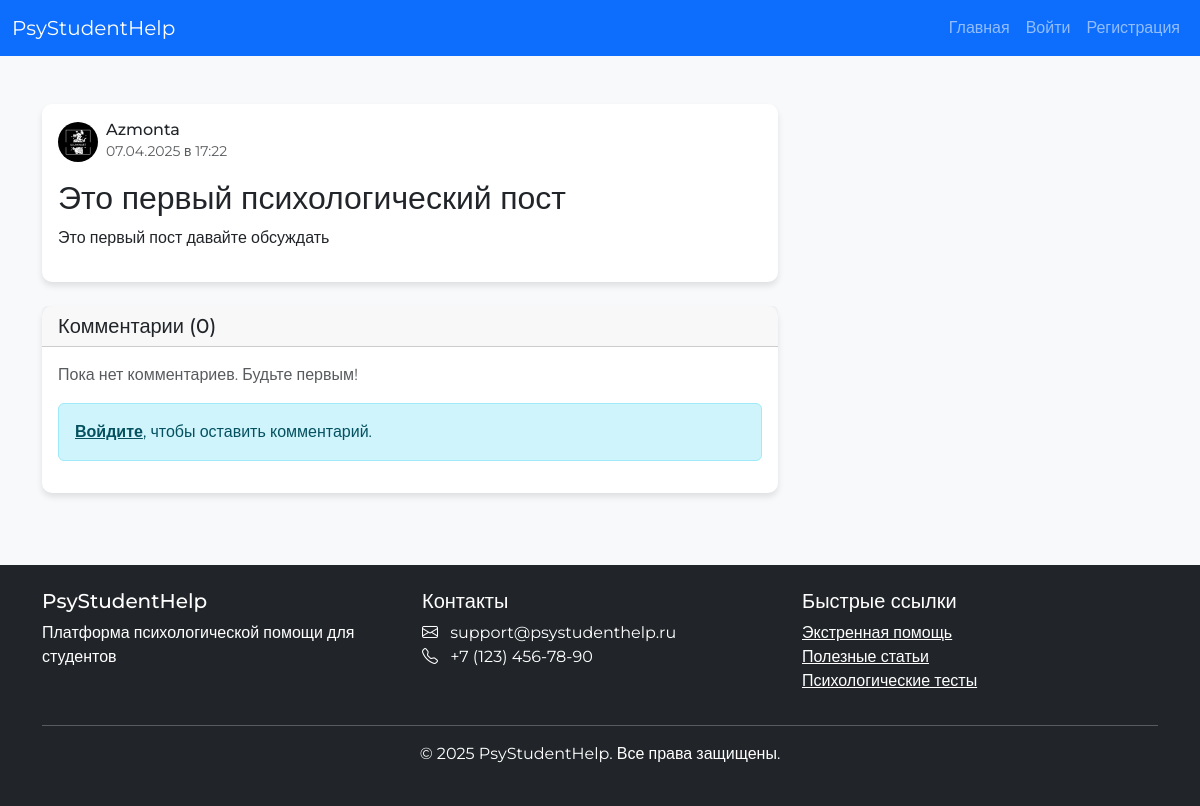
Before: /posts/1 with the older database file.
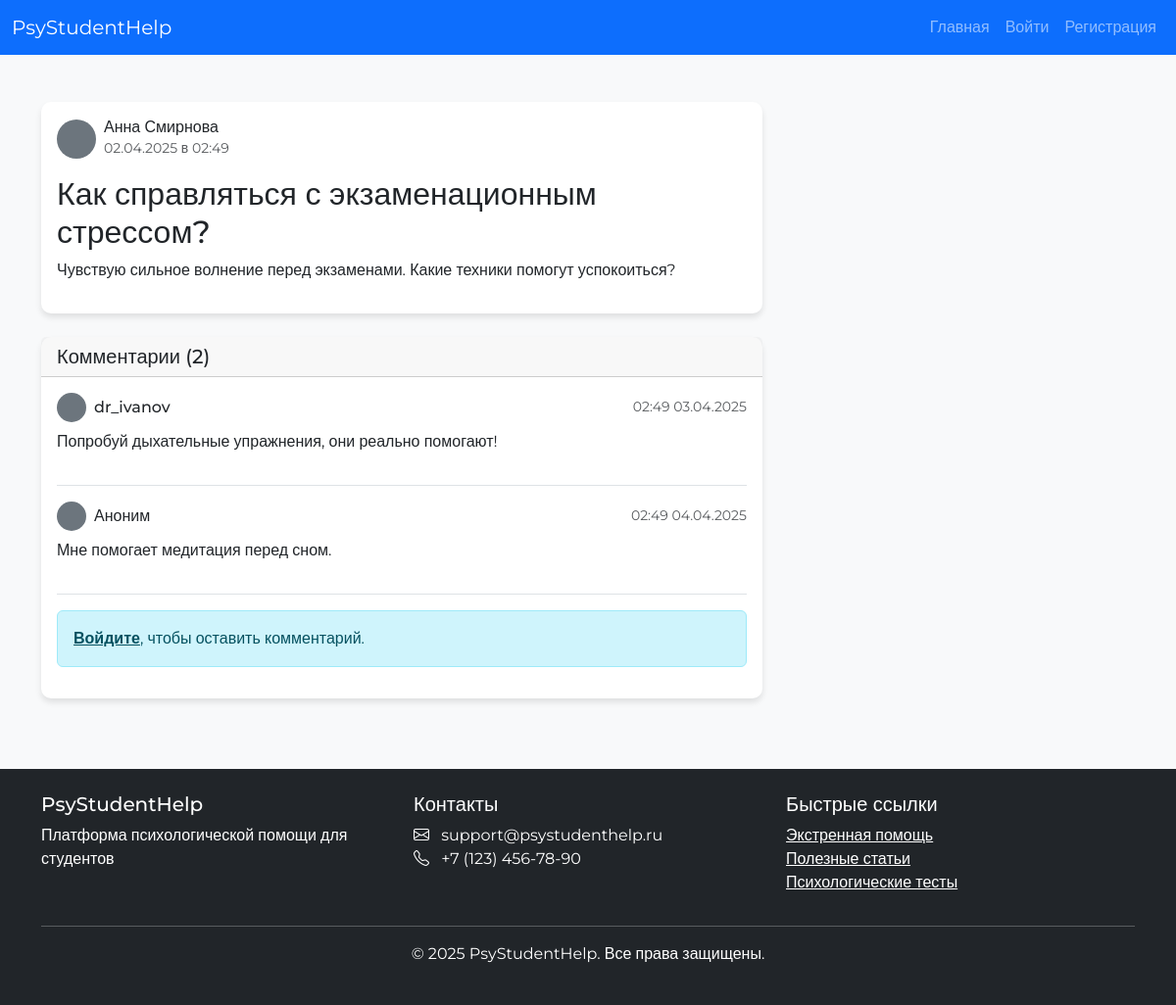
After: the same page with the newer database file.
### main.py (models this page shows)
class User(db.Model):
    id = db.Column(db.Integer, primary_key=True)
    username = db.Column(db.String(80), unique=True, nullable=False)
    email = db.Column(db.String(120), unique=True, nullable=False)
    password = db.Column(db.String(200), nullable=False)
    role = db.Column(db.String(20), nullable=False)  # 'student' или 'psychologist'
    full_name = db.Column(db.String(100))
    bio = db.Column(db.Text)
    profile_pic = db.Column(db.String(100))
    created_at = db.Column(db.DateTime, default=datetime.utcnow)
    comments = db.relationship('Comment', backref='author', lazy=True)
    tests = db.relationship('Test', backref='creator', lazy=True)
    test_results = db.relationship('TestResult', backref='user', lazy=True)
    messages_sent = db.relationship('Message', foreign_keys='Message.sender_id', backref='sender', lazy=True)
    messages_received = db.relationship('Message', foreign_keys='Message.recipient_id', backref='recipient', lazy=True)
    reports = db.relationship('StudentReport', foreign_keys='StudentReport.student_id', backref='student', lazy=True)
    appointments = db.relationship('Appointment', foreign_keys='Appointment.student_id', backref='student', lazy=True)
    psychologist_appointments = db.relationship('Appointment', foreign_keys='Appointment.psychologist_id', backref='psychologist', lazy=True)
    meeting_protocols = db.relationship('MeetingProtocol', foreign_keys='MeetingProtocol.student_id', backref='student', lazy=True)
    psychologist_protocols = db.relationship('MeetingProtocol', foreign_keys='MeetingProtocol.psychologist_id', backref='psychologist', lazy=True)

class Post(db.Model):
    id = db.Column(db.Integer, primary_key=True)
    title = db.Column(db.String(200), nullable=False)
    content = db.Column(db.Text, nullable=False)
    user_id = db.Column(db.Integer, db.ForeignKey('user.id'), nullable=False)
    created_at = db.Column(db.DateTime, default=datetime.utcnow)
    updated_at = db.Column(db.DateTime, default=datetime.utcnow, onupdate=datetime.utcnow)
    comments = db.relationship('Comment', backref='post', lazy=True, cascade='all, delete-orphan')
    author = db.relationship('User', backref='posts', lazy=True)

class Comment(db.Model):
    id = db.Column(db.Integer, primary_key=True)
    content = db.Column(db.Text, nullable=False)
    user_id = db.Column(db.Integer, db.ForeignKey('user.id'), nullable=False)
    post_id = db.Column(db.Integer, db.ForeignKey('post.id'), nullable=False)
    created_at = db.Column(db.DateTime, default=datetime.utcnow)
    is_anonymous = db.Column(db.Boolean, default=False)

### main.py (the view)
@app.route('/posts/<int:post_id>')
def view_post(post_id):
    post = Post.query.get_or_404(post_id)
    return render_template('view_post.html', post=post)

### main.py (called while the page is built)
def get_current_user():
    if 'user_id' in session:
        return User.query.get(session['user_id'])
    return None

### templates/view_post.html (shortened to what this page needs)
{% extends "base.html" %}
{% block content %}
<div class="row">
    <div class="col-lg-8">
        <div class="card mb-4">
            <div class="card-body">
                <div class="d-flex align-items-center mb-3">
                    {% if post.author.profile_pic %}
                        <img src="{{ url_for('static', filename='uploads/' + post.author.profile_pic) }}" class="rounded-circle me-2" width="40" height="40">
                    {% else %}
                        <div class="rounded-circle bg-secondary me-2" style="width: 40px; height: 40px;"></div>
                    {% endif %}
                    <div>
                        <h6 class="mb-0">{{ post.author.full_name if post.author.full_name else post.author.username }}</h6>
                        <small class="text-muted">{{ post.created_at.strftime('%d.%m.%Y в %H:%M') }}</small>
                    </div>
                </div>
                <h2>{{ post.title }}</h2>
                <p>{{ post.content }}</p>
            </div>
        </div>
        <div class="card mb-4">
            <div class="card-header">
                <h5 class="mb-0">Комментарии ({{ post.comments|length }})</h5>
            </div>
            <div class="card-body">
                {% if post.comments %}
                    {% for comment in post.comments %}
                    <div class="mb-3 pb-3 border-bottom">
                        <div class="d-flex align-items-center mb-2">
                            {% if not comment.is_anonymous %}
                                {% if comment.author.profile_pic %}
                                    <img src="{{ url_for('static', filename='uploads/' + comment.author.profile_pic) }}" class="rounded-circle me-2" width="30" height="30">
                                {% else %}
                                    <div class="rounded-circle bg-secondary me-2" style="width: 30px; height: 30px;"></div>
                                {% endif %}
                                <h6 class="mb-0">{{ comment.author.username }}</h6>
                            {% else %}
                                <div class="rounded-circle bg-secondary me-2" style="width: 30px; height: 30px;"></div>
                                <h6 class="mb-0">Аноним</h6>
                            {% endif %}
                            <small class="text-muted ms-auto">{{ comment.created_at.strftime('%H:%M %d.%m.%Y') }}</small>
                        </div>
                        <p>{{ comment.content }}</p>
                    </div>
                    {% endfor %}
                {% else %}
                    <p class="text-muted">Пока нет комментариев. Будьте первым!</p>
                {% endif %}
                {% if 'user_id' in session %}
                    <form method="POST" action="{{ url_for('add_comment', post_id=post.id) }}">
                        <div class="mb-3">
                            <textarea class="form-control" name="content" rows="3" placeholder="Напишите комментарий..." required></textarea>
                        </div>
                        {% if is_student() %}
                            <div class="form-check mb-3">
                                <input class="form-check-input" type="checkbox" id="is_anonymous" name="is_anonymous">
                                <label class="form-check-label" for="is_anonymous">Опубликовать анонимно</label>
                            </div>
                        {% endif %}
                        <button type="submit" class="btn btn-primary">Отправить</button>
                    </form>
                {% else %}
                    <div class="alert alert-info">
                        <a href="{{ url_for('login') }}" class="alert-link">Войдите</a>, чтобы оставить комментарий.
                    </div>
                {% endif %}
            </div>
        </div>
    </div>
</div>
{% endblock %}

Changed rows visible on the page:
changed User: author "Azmonta" → "Анна Смирнова"; profile_pic: picture removed
changed Post: created_at "07.04.2025 в 17:22" → "02.04.2025 в 02:49"; title "Это первый психологический пост" → "Как справляться с экзаменационным стрессом?"; content "Это первый пост давайте обсуждать" → "Чувствую сильное волнение перед экзаменами. Какие техники помогут успокоиться?"
added Comment: author.username "dr_ivanov", created_at "02:49 03.04.2025", content "Попробуй дыхательные упражнения, они реально помогают!"
added Comment: is_anonymous True (drawn), created_at "02:49 04.04.2025", content "Мне помогает медитация перед сном."
Other visible differences:
{{ post.comments|length }}: "0" → "2"
text no longer shown: "Пока нет комментариев. Будьте первым!"
